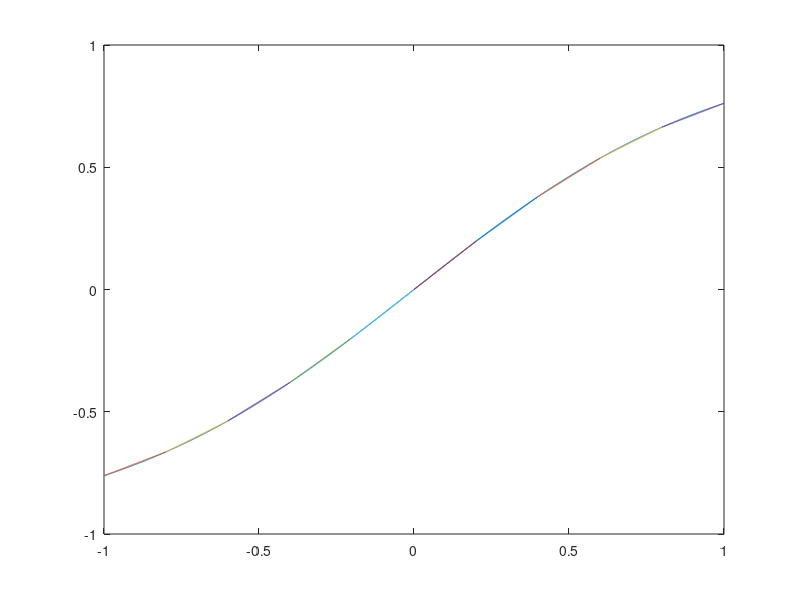

This figure's MATLAB source:
for k=1:10
    a(k)=(tanh(-1+0.2*k)-tanh(-1+0.2*(k-1)))/0.2;
    b(k)=tanh(-1+0.2*k)-a(k)*(-1+0.2*k);
end

x = [-1:0.001:1];
x1 = [-1:0.001:-0.8];
x2 = [-0.8:0.001:-0.6];
x3 = [-0.6:0.001:-0.4];
x4 = [-0.4:0.001:-0.2];
x5 = [-0.2:0.001:0];
x6 = [0:0.001:0.2];
x7 = [0.2:0.001:0.4];
x8 = [0.4:0.001:0.6];
x9 = [0.6:0.001:0.8];
x10 = [0.8:0.001:1];

y=tanh(x);
y1 = a(1)*x1+b(1);
y2 = a(2)*x2+b(2);
y3 = a(3)*x3+b(3);
y4 = a(4)*x4+b(4);
y5 = a(5)*x5+b(5);
y6 = a(6)*x6+b(6);
y7 = a(7)*x7+b(7);
y8 = a(8)*x8+b(8);
y9 = a(9)*x9+b(9);
y10 = a(10)*x10+b(10);

plot(x, y, x1, y1, x2, y2, x3, y3, x4, y4, x5, y5, x6, y6, x7, y7, x8, y8, x9, y9, x10, y10)